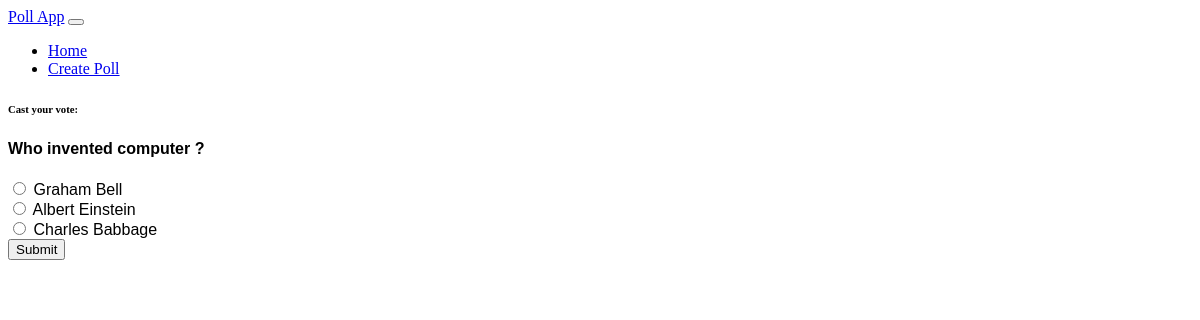
The app's page /vote/3 with its own data.
### App/models.py (models this page shows)
class Poll(models.Model):
    question = models.CharField(max_length=200)
    option_A = models.CharField(max_length=100)
    option_B = models.CharField(max_length=100)
    option_C = models.CharField(max_length=100)
    option_A_count = models.IntegerField(default=0)
    option_B_count = models.IntegerField(default=0)
    option_C_count = models.IntegerField(default=0)

### App/views.py (the view, shortened to what this page needs)
# urls.py: path('vote/<poll_id>',views.vote,name='vote'),
def vote(request,poll_id):
    poll = Poll.objects.get(id=poll_id)
    context = {
        'poll':poll
    }
    return render(request,'vote.html',context)

### App/templates/vote.html (shortened to what this page needs)
{% extends 'base.html' %}
{% load static %}
{% block body %}
<div class="card mt-5">
    <div class="card-header">
        <h6 class="text-dark">Cast your vote:</h6>
    </div>
    <div class="card-body">
        <div class="container-xxl py-5">
            <div class="container">
                <div class="row g-4">
                    <div class="col-md-6">
                        <form action="{% url 'vote' poll.id %}" method="POST">
                            <div class="row g-3">
                                <div class="col-12">
                                    <div class="form-floating">
                                        <h4 class="text-dark">{{ poll.question }}</h4>
                                    </div>
                                </div>
                                <div class="col-12">
                                    <div class="form-floating">
                                        <input class="form-check-input" type="radio" name="poll" value="option1" id="opt1">
                                        <label class="form-check-label" for="opt1">{{ poll.option_A }}</label>
                                    </div>
                                </div>
                                <div class="col-12">
                                    <div class="form-floating">
                                        <input class="form-check-input" type="radio" name="poll" value="option2" id="opt2">
                                        <label class="form-check-label" for="opt2">{{ poll.option_B }}</label>
                                    </div>
                                </div>
                                <div class="col-12">
                                    <div class="form-floating">
                                        <input class="form-check-input" type="radio" name="poll" value="option3" id="opt3">
                                        <label class="form-check-label" for="opt3">{{ poll.option_C }}</label>
                                    </div>
                                </div>
                                <div class="col-12">
                                    <button class="btn btn-primary w-100 py-3" type="submit">Submit</button>
                                </div>
                            </div>
                        </form>
                    </div>
                </div>
            </div>
        </div>
    </div>
</div>
{% endblock body %}

### App/static/css/style.css (style rules this page uses)
.form-check-input { cursor: pointer; background-color:antiquewhite; }
.form-floating { font-family:'Lucida Sans', 'Lucida Sans Regular', 'Lucida Grande', 'Lucida Sans Unicode', Geneva, Verdana, sans-serif; }
h4 { font-family:'Franklin Gothic Medium', 'Arial Narrow', Arial, sans-serif; }

### records on screen
Poll: question "Who invented computer ?", option_A "Graham Bell", option_B "Albert Einstein", option_C "Charles Babbage"
